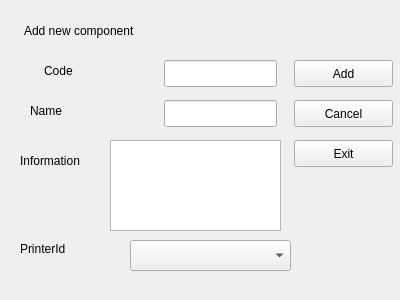
<?xml version="1.0" encoding="UTF-8"?>
<ui version="4.0">
 <class>AddComponentForm</class>
 <widget class="QWidget" name="AddComponentForm">
  <property name="geometry">
   <rect>
    <x>0</x>
    <y>0</y>
    <width>400</width>
    <height>300</height>
   </rect>
  </property>
  <property name="windowTitle">
   <string>Form</string>
  </property>
  <widget class="QPushButton" name="cancelButton">
   <property name="geometry">
    <rect>
     <x>294</x>
     <y>100</y>
     <width>99</width>
     <height>27</height>
    </rect>
   </property>
   <property name="text">
    <string>Cancel</string>
   </property>
  </widget>
  <widget class="QTextEdit" name="infoEdit">
   <property name="geometry">
    <rect>
     <x>110</x>
     <y>140</y>
     <width>171</width>
     <height>91</height>
    </rect>
   </property>
  </widget>
  <widget class="QPushButton" name="exitButton">
   <property name="geometry">
    <rect>
     <x>294</x>
     <y>140</y>
     <width>99</width>
     <height>27</height>
    </rect>
   </property>
   <property name="text">
    <string>Exit</string>
   </property>
  </widget>
  <widget class="QLabel" name="label_4">
   <property name="geometry">
    <rect>
     <x>20</x>
     <y>150</y>
     <width>131</width>
     <height>21</height>
    </rect>
   </property>
   <property name="text">
    <string>Information</string>
   </property>
  </widget>
  <widget class="QLabel" name="label_2">
   <property name="geometry">
    <rect>
     <x>30</x>
     <y>100</y>
     <width>91</width>
     <height>21</height>
    </rect>
   </property>
   <property name="text">
    <string>Name</string>
   </property>
  </widget>
  <widget class="QLineEdit" name="nameEdit">
   <property name="geometry">
    <rect>
     <x>164</x>
     <y>100</y>
     <width>113</width>
     <height>27</height>
    </rect>
   </property>
   <property name="text">
    <string/>
   </property>
  </widget>
  <widget class="QLabel" name="label">
   <property name="geometry">
    <rect>
     <x>44</x>
     <y>60</y>
     <width>91</width>
     <height>21</height>
    </rect>
   </property>
   <property name="text">
    <string>Code</string>
   </property>
  </widget>
  <widget class="QLabel" name="label_3">
   <property name="geometry">
    <rect>
     <x>24</x>
     <y>20</y>
     <width>161</width>
     <height>21</height>
    </rect>
   </property>
   <property name="text">
    <string>Add new component</string>
   </property>
  </widget>
  <widget class="QPushButton" name="addButton">
   <property name="geometry">
    <rect>
     <x>294</x>
     <y>60</y>
     <width>99</width>
     <height>27</height>
    </rect>
   </property>
   <property name="text">
    <string>Add</string>
   </property>
  </widget>
  <widget class="QLineEdit" name="codeEdit">
   <property name="geometry">
    <rect>
     <x>164</x>
     <y>60</y>
     <width>113</width>
     <height>27</height>
    </rect>
   </property>
   <property name="text">
    <string/>
   </property>
  </widget>
  <widget class="QLabel" name="label_5">
   <property name="geometry">
    <rect>
     <x>20</x>
     <y>240</y>
     <width>67</width>
     <height>17</height>
    </rect>
   </property>
   <property name="text">
    <string>PrinterId </string>
   </property>
  </widget>
  <widget class="QComboBox" name="comboBox">
   <property name="geometry">
    <rect>
     <x>130</x>
     <y>240</y>
     <width>161</width>
     <height>31</height>
    </rect>
   </property>
  </widget>
 </widget>
 <resources/>
 <connections/>
</ui>
